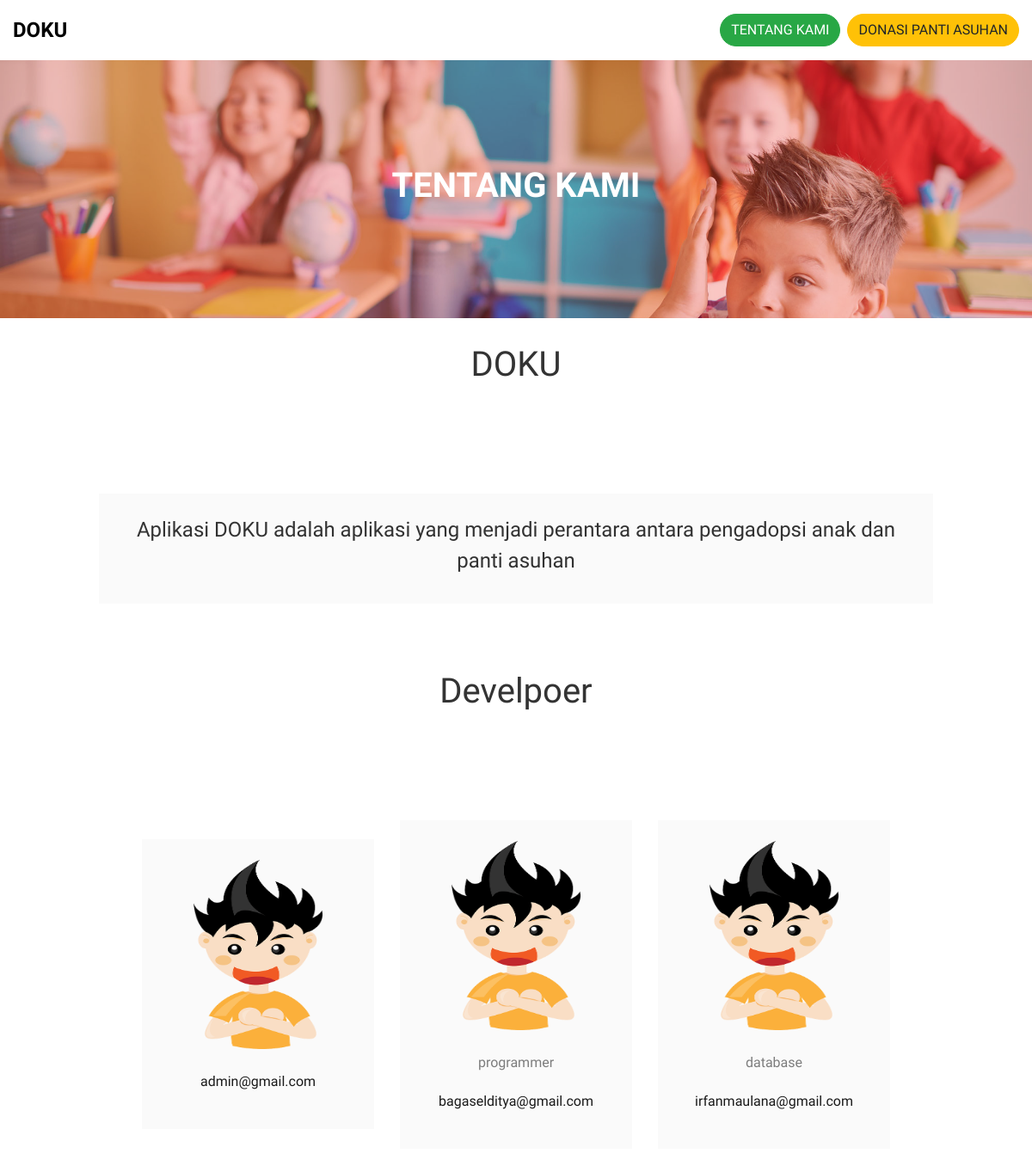
The page /tentang_kami.php on the database its author committed.
### tables this page shows
CREATE TABLE `table_admin` (
  `id_admin` int(11) NOT NULL,
  `username` varchar(255) NOT NULL,
  `password` varchar(255) NOT NULL,
  `email` varchar(255) NOT NULL,
  `Job` varchar(255) NOT NULL,
  `foto` varchar(255) NOT NULL,
  `role` varchar(11) NOT NULL
);

### tentang_kami.php (the view, shortened to what this page needs)
<!DOCTYPE html>
<html lang="en">
  <head>
    <link rel="stylesheet" href="css/open-iconic-bootstrap.min.css">
    <link rel="stylesheet" href="css/animate.css">
    <link rel="stylesheet" href="css/owl.carousel.min.css">
    <link rel="stylesheet" href="css/owl.theme.default.min.css">
    <link rel="stylesheet" href="css/magnific-popup.css">
    <link rel="stylesheet" href="css/aos.css">
    <link rel="stylesheet" href="css/ionicons.min.css">
    <link rel="stylesheet" href="css/flaticon.css">
    <link rel="stylesheet" href="css/icomoon.css">
    <link rel="stylesheet" href="css/style.css">
  </head>
  <body>
  <nav class="navbar navbar-expand-lg navbar-dark bg-dark ftco_navbar ftco-navbar-light pb-md-3 pt-md-3 " id="ftco-navbar">
	    <div class="container d-flex align-items-center">
	    	<a class="navbar-brand" href="index.php">DOKU</a>
	      <div class="collapse navbar-collapse" id="ftco-nav">
	        <ul class="navbar-nav ml-auto">
          <div class="ml-md-2 dropdown">
              <a class="btn btn-success" href="tentang_kami.php">
                TENTANG KAMI</a>
            </div>
            <div class="ml-md-2 dropdown">
              <a class="btn btn-warning" href="donasi/donasi.php">
                DONASI PANTI ASUHAN</a>
            </div>
         </ul>
	      </div>
	    </div>
	  </nav>
    <section class="hero-wrap hero-wrap-2" style="background-image: url('images/bg_2.jpg');">
      <div class="overlay"></div>
      <div class="container">
        <div class="row no-gutters slider-text align-items-center justify-content-center">
          <div class="col-md-9 ftco-animate text-center">
            <h1 class="mb-2 bread">TENTANG KAMI</h1>
          </div>
        </div>
      </div>
    </section>
    <div class="justify-content-center pt-md-4 ftco-animate text-center">
            <h1 class="mb-2 bread">DOKU</h1>
          </div>
    <section class="ftco-section contact-section ">
      <div class="container">
        <div class="row d-flex mb-5 contact-info row justify-content-center align-items-center">
          <div class="col-md-10 d-flex">
          	<div class="bg-light align-self-stretch box p-4 text-center ">
              <h3>Aplikasi DOKU adalah aplikasi yang menjadi perantara antara pengadopsi anak dan panti asuhan</h3>
	          </div>
          </div>
          </div>
        </div>
    <div class="justify-content-center pt-md-4 ftco-animate text-center">
            <h1 class="mb-2 bread">Develpoer</h1>
          </div>
    <section class="ftco-section contact-section ">
      <div class="container">
        <div class="row d-flex mb-5 contact-info row justify-content-center align-items-center">
        <?php
                include 'koneksi.php';
                $query_mysql = mysqli_query($host,"SELECT * from table_admin ");
                while($data = mysqli_fetch_array($query_mysql,MYSQLI_ASSOC)){
                  ?>
          <div class="col-md-3 d-flex">
          	<div class="bg-light align-self-stretch box p-4 text-center ">
              <img class="img-circle"  src="images/profil.png" alt="" width="150px" height="220px">
	            <p><?php echo $data['Job'] ?></p>
              <p><a href="mailto:<?php echo $data['email'] ?>"><?php echo $data['email'] ?></a></p>
	          </div>
          </div>
          <?php } ?>
        </div>
      </div>
    </section>
  </body>
</html>

### rows shown on the page
table_admin: email "admin@gmail.com"
table_admin: Job "programmer", email "bagaselditya@gmail.com"
table_admin: Job "database", email "irfanmaulana@gmail.com"
